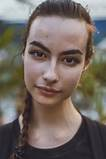
#> input picture face.jpg, 106 x 159 px
$ jupyter execute CropFace.ipynb
#> lines starting #> are read from the running program, lines starting #| are printed output that depends on the picture
<a href="https://colab.research.google.com/github/PRAN20/Crop-Face-Reading/blob/main/CropFace.ipynb" target="_parent"></a>

**Importing Header Files**

[cell 1]
import cv2
import matplotlib.pyplot as plt

**Reading Face Data**

[cell 2]
img = cv2.imread('face.jpg')
#> img is the input picture: shape (159, 106, 3); mean B, G, R 97.6, 104.1, 114.5

[cell 3]
plt.title('ORIGINAL IMAGE')
plt.imshow(img)

**CROP IMAGE**

[cell 4]
cropped = img[20:100, 20:80]
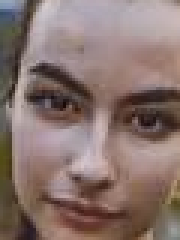
#> cropped: shape (80, 60, 3) (shown 3 times larger); mean B, G, R 110.1, 115.5, 136.5
